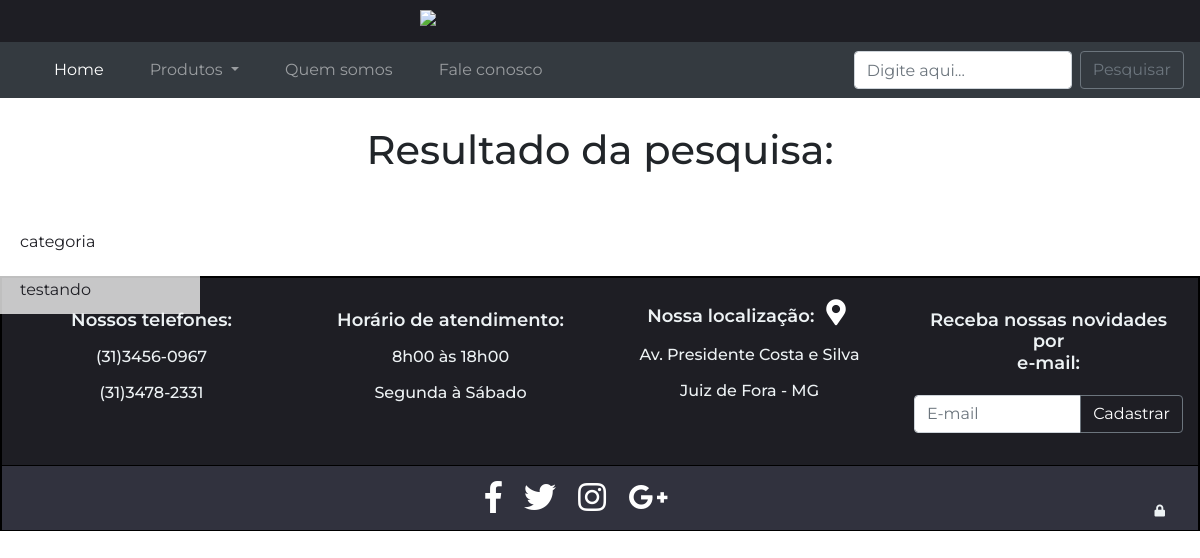
The app's page /buscar.php, older data.
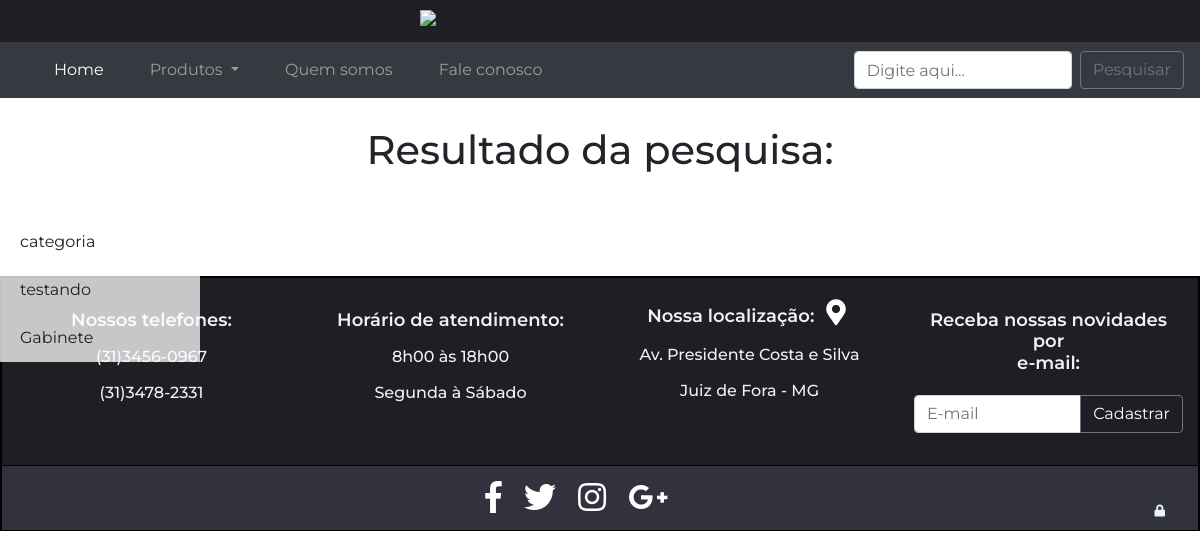
The same page, newer data.
### tables this page shows
CREATE TABLE `categoria` (
  `id_categoria` int(11) NOT NULL,
  `nome_categoria` varchar(50) NOT NULL
);

### html/nav-categoria.php (the view, shortened to what this page needs)
<?php
                $server = 'localhost';
                $user = 'root';
                $password = '';
                $db_name = 'balao_da_informatica';
                $port = '3306';
                $db_connect = new mysqli($server,$user,$password,$db_name,$port);
                mysqli_set_charset($db_connect,"utf-8");
                 $sql = "SELECT * FROM categoria";
                      $result = $db_connect->query($sql);
                    while ($row2 = $result->fetch_assoc())
         {?>
          <a href="produtos.php?id_categoria=<?php echo $row2['id_categoria'];?>&pagina=1">
            <li class="list-group-item d-flex justify-content-between align-items-center lista-item">
            <?php echo $row2['nome_categoria'];?>
            </li>
          </a>
                         <?php } ?>

### html/Header.php (shortened to what this page needs)
<!DOCTYPE html>
<html lang="pt-br">
<head>
	<link href="../assets/bootstrap/css/bootstrap.min.css" rel="stylesheet">
	<link href="../assets/css/index.css" rel="stylesheet">
	<link rel="stylesheet" href="https://use.fontawesome.com/releases/v5.3.1/css/all.css"
>
</head>
<body>
<div id="container">
	<div id="main">
	<div class="faixa" id="body-home">
		<a href="index-adm.php"><img src="../assets/img/nl2.png" class="img-fluid" ></a>
	</div>
	<nav class="navbar sticky-top navbar-expand-lg navbar-dark bg-dark">
		<div class="collapse navbar-collapse " id="navbarTogglerDemo02">
			<ul class="navbar-nav mr-auto mt-2 mt-lg-0">
				<li class="nav-item active">
					<a class="nav-link nav-botn" href="index.php#body-home">Home <span class="sr-only">(current)</span></a>
				</li>
				<a class="nav-link dropdown-toggle nav-botn" href="#" id="navbarDropdown" role="button" data-toggle="dropdown"
				 aria-haspopup="true" aria-expanded="false">
					Produtos
				</a>
				<li class="nav-item">
					<a class="nav-link nav-botn" href="Quemsomos.php">Quem somos</a>
				</li>
				<li class="nav-item">
					<a class="nav-link nav-botn" href="faleconosco.php">Fale conosco</a>
				</li>
			</ul>
			<form class="form-inline my-2 my-lg-0" action="buscar.php" enctype="multipart/form-data" method="POST">
				<input class="form-control mr-sm-2" type="text" placeholder="Digite aqui..." name="pesquisar">
				<button class="btn btn-outline-secondary my-2 my-sm-0" type="submit">Pesquisar</button>
			</form>
	</nav>

### html/buscar.php (shortened to what this page needs)
<?php include "header.php";?>
<nav class="navbar navbar-expand-lg navbar-light categoria">
    <div class="collapse navbar-collapse action-menu" id="navbarTogglerDemo01">
        <ul class="list-group mr-auto mt-2 mt-lg-0  menu-list">
            <?php include "nav-categoria.php"?>
        </ul>
    </div>
</nav>
<div class="container pag-produtos">
    <h1>Resultado da pesquisa:<?php echo $_POST['pesquisar']  ;?></h1><br>
    </div>
</div>
<?php include "footer.php"?>

### html/footer.php (shortened to what this page needs)
</div>
<div class="rodape">
    <footer>
        <div class="container-fluid text-center">
            <div class="row informaçoes-primarias py-3">
                <div class="col-lg-3">
                    <h5 id="fale-conosco">Nossos telefones:</h5>
                    <ul class="list-unstyled">
                        <li>(31)3456-0967</li>
                        <li>(31)3478-2331</li>
                    </ul>
                </div>
                <div class="col-lg-3">
                    <h5>Horário de atendimento:</h5>
                    <ul class="list-unstyled">
                        <li>8h00 às 18h00</li>
                        <li>Segunda à Sábado</li>
                    </ul>
                </div>
                <div class="col-lg-3 pdd-special ">
                    <h5>Nossa localização:<span style="font-size: 26px"><button class="fas fa-map-marker-alt loc-tamanho" type="button" class="btn btn-primary " data-toggle="modal" data-target="#exampleModalCenter"></button></span></h5>
                    <ul class="list-unstyled">
                        <li>Av. Presidente Costa e Silva</li>
                        <li>Juiz de Fora - MG</li>
                    </ul>
                </div>
                <div class="col-lg-3">
                    <h5>Receba nossas novidades por <br> e-mail:</h5>
                    <div class="input-group mb-3">
                        <input type="text" class="form-control" placeholder="E-mail" aria-label="Recipient's username" aria-describedby="basic-addon2">
                        <div class="input-group-append">
                            <button class="btn btn-outline-secondary" type="button" style="color: white">Cadastrar</button>
                        </div>
                    </div>
                </div>
            </div>
        </div>
        <div class="container-fluid text-center">
            <div class = "row text-center icons">
                <div class="col-lg-12 text-center py-2">
                    <span style="font-size: 32px"><a href="https://www.facebook.com/balaodainformatica.com.br/"><i class="fab fa-facebook-f"></i></a></span>
                    <span style="font-size: 32px"><a href="https://twitter.com/balaoinfo"><i class="fab fa-twitter"></i></a></span>
                    <span style="font-size: 32px"><a href="https://www.instagram.com/balaoitatiba/"><i class="fab fa-instagram"></i></a></span>
                    <span style="font-size: 32px"><a href="https://plus.google.com/discover"><i class="fab fa-google-plus-g"></i></a></span>
                    <span style="font-size: 12px" class="lock" data-toggle="modal" data-target="#login"><i class="fas fa-lock"></i></span>
</div>
</div>
</div>
</footer>
</div>
</body>
</html>

### assets/css/index.css (style rules this page uses)
html, body { padding: 0; margin: 0; font-family: montserrat; height: 100%; }
.container { min-height: 150px; }
.faixa { background-color: #1E1E24; padding-bottom: 4px; height: 100%; padding-top: 10px; line-height: 10px; width: 100%; }
.faixa img { padding-top: 0px; padding-left: 35%; margin-bottom: 0px; padding-bottom: 1% }
@media (min-width: 992px) { .nav-botn { margin-left: 30px; } }
form { margin-bottom: 16px; }
footer { border-style: groove; border-bottom: none; border-width: 1px; border-color: black; clear: both; }
.rodape { background-color:#1E1E24; color:#EDF2F4; border-color: black; border-style: groove; border-width: 1px; }
.rodape h5 { font-size: 18px; font-weight: 600; }
.col-lg-3 h5 { padding-top: 16px; }
.pdd-special h5 { padding-top: 4px; }
.col-lg-3 li { font-size: 16px; font-weight: 500; }
.fa-map-marker-alt { padding-left: 12px; background-color:#1E1E24; border-width: 0; color: white; }
.input-group { padding-top: 12px; }
.col-lg-12 { border-top-color: black; border-top-style: groove; border-top-width: 1px; background-color: #31323E; }
.col-lg-12 i { margin-right: 18px; }
.col-lg-12 a { color: white; }
.informaçoes-primarias li { line-height: 36px; }
.lock { float: right; padding-top: 28px; }
.categoria { padding-left: 0; z-index: 100; position: absolute; padding-top: 0; border-radius: 0.5; margin-top: 10%; }
.lista-item { color: #1E1E24; padding-right: 2%; width: 200px; border: none; background-color:rgb(255,255,255,.75); }
.list-group-item:first-child { margin-bottom: 0; border-bottom-right-radius: 0; border-bottom-left-radius: 0; }
.list-group-item:first-child { border-top-left-radius: 0; border-top-right-radius: 0; border-bottom-right-radius: 0; border-bottom-left-radius: 0; }
.list-group-item:first-child { border-top-left-radius: 0; border-top-right-radius: 0; }
.pag-produtos h1 { margin-top: 2.5%; text-align: center; }

Row changes from the older to the newer data that the page shows:
added categoria: nome_categoria "Gabinete"
